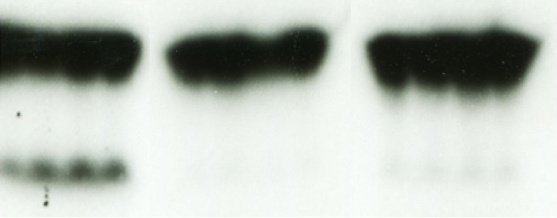
#> input picture modules/panel-cbir/resources/images/blots/02598.jpg, 557 x 218 px
$ python -i feature_extraction.py   (imports and definitions only)
#> lines starting #> are read from the running program, lines starting #| are printed output that depends on the picture
"""
Feature extraction module for keypoint-based copy-move detection.

Supports multiple descriptor types from provenance-analysis:
- VLFeat SIFT with histogram equalization (best for scientific images)
- OpenCV SIFT
- OpenCV RootSIFT
"""

import cv2
import numpy as np
from PIL import Image
from enum import Enum
from typing import Tuple, Optional
import logging

logger = logging.getLogger(__name__)


class DescriptorType(str, Enum):
    """Supported keypoint descriptor types."""
    VLFEAT_SIFT_HEQ = "vlfeat_sift_heq"  # VLFeat SIFT with histogram equalization
    CV_SIFT = "cv_sift"                   # OpenCV SIFT
    CV_RSIFT = "cv_rsift"                 # OpenCV RootSIFT (default)


# Initialize CLAHE for contrast enhancement
CLAHE_APPLIER = cv2.createCLAHE(clipLimit=2.0, tileGridSize=(8, 8))


def _increase_image_if_necessary(image: np.ndarray, min_size: int = 300) -> Tuple[np.ndarray, Tuple[int, int], int]:
    """
    Upscales the image if it's too small for reliable feature detection.

    Returns:
        Tuple of (image, (height, width), resize_count)
    """
    resize_count = 0
    h, w = image.shape[:2]

    while h < min_size or w < min_size:
        image = cv2.resize(image, (0, 0), fx=2.0, fy=2.0, interpolation=cv2.INTER_LINEAR)
        h, w = image.shape[:2]
        resize_count += 1

    return image, (h, w), resize_count


# [72 lines left out: functions histogram_equalization, extract_vlfeat_sift_heq, not called in this run]


def extract_cv_sift(
    image: np.ndarray,
    n_features: int = 0,
    contrast_threshold: float = 0.04,
    edge_threshold: float = 10.0
) -> Tuple[np.ndarray, np.ndarray]:
    """
    Extract SIFT keypoints and descriptors using OpenCV.

    Args:
        image: Input image (grayscale or RGB)
        n_features: Maximum number of features (0 = unlimited)
        contrast_threshold: Contrast threshold for SIFT
        edge_threshold: Edge threshold for SIFT

    Returns:
        Tuple of (keypoints, descriptors)
    """
    # Convert to grayscale if needed
    if len(image.shape) == 3:
        gray = cv2.cvtColor(image, cv2.COLOR_RGB2GRAY)
    else:
        gray = image.copy()

    # Create SIFT detector
    sift = cv2.SIFT_create(
        nfeatures=n_features,
        contrastThreshold=contrast_threshold,
        edgeThreshold=edge_threshold
    )

    # Detect and compute
    kps, descriptors = sift.detectAndCompute(gray, None)

    if kps is None or len(kps) == 0:
        return np.array([]).reshape(0, 2), np.array([]).reshape(0, 128)

    # Convert keypoints to numpy array
    keypoints = np.array([[kp.pt[0], kp.pt[1]] for kp in kps], dtype=np.float32)

    return keypoints, descriptors.astype(np.float32)


def extract_cv_rsift(
    image: np.ndarray,
    n_features: int = 0,
    contrast_threshold: float = 0.04,
    edge_threshold: float = 10.0,
    eps: float = 1e-7
) -> Tuple[np.ndarray, np.ndarray]:
    """
    Extract RootSIFT keypoints and descriptors using OpenCV.

    RootSIFT applies Hellinger normalization to SIFT descriptors,
    which can improve matching performance.

    Args:
        image: Input image (grayscale or RGB)
        n_features: Maximum number of features (0 = unlimited)
        contrast_threshold: Contrast threshold for SIFT
        edge_threshold: Edge threshold for SIFT
        eps: Epsilon for numerical stability

    Returns:
        Tuple of (keypoints, descriptors)
    """
    keypoints, descriptors = extract_cv_sift(
        image, n_features, contrast_threshold, edge_threshold
    )

    if len(descriptors) == 0:
        return keypoints, descriptors

    # Apply RootSIFT transformation (Hellinger kernel)
    # 1. L1 normalize
    descriptors = descriptors / (np.linalg.norm(descriptors, ord=1, axis=1, keepdims=True) + eps)
    # 2. Square root
    descriptors = np.sqrt(descriptors)

    return keypoints, descriptors.astype(np.float32)


def extract_features(
    image_path: str,
    descriptor_type: DescriptorType = DescriptorType.CV_RSIFT,
    extract_flip: bool = True,
    kp_count: int = 2000
) -> Tuple[np.ndarray, np.ndarray, Optional[np.ndarray], Optional[np.ndarray]]:
    """
    Extract keypoint descriptors from an image.

    Args:
        image_path: Path to the input image
        descriptor_type: Type of descriptor to extract
        extract_flip: Also extract from horizontally flipped image
        kp_count: Maximum number of keypoints to retain (for cv_sift/cv_rsift)

    Returns:
        Tuple of (keypoints, descriptors, flip_keypoints, flip_descriptors)
        - keypoints: Nx2 array of (x, y) coordinates
        - descriptors: Nx128 array of descriptors
        - flip_keypoints: Nx2 array for flipped image (or None)
        - flip_descriptors: Nx128 array for flipped image (or None)
    """
#> called with descriptor_type = 'cv_rsift', extract_flip = True, kp_count = 2000
    # Load image
    try:
        pil_image = Image.open(image_path)
#> pil_image is the input picture: PIL image 557x218 RGB; mean R, G, B 186, 192.1, 184.6
        image = np.array(pil_image).astype(np.uint8)
    except Exception as e:
        logger.error(f"Error loading image {image_path}: {e}")
        return np.array([]).reshape(0, 2), np.array([]).reshape(0, 128), None, None

    # Handle resizing for small images
    original_shape = image.shape[:2]
#> original_shape = (218, 557)
    image, _, resize_count = _increase_image_if_necessary(image)
#> after the loop in _increase_image_if_necessary, `while h < min_size or w < min_size:`: resize_count = 1
#> resize_count = 1

    # Store width for flip coordinate adjustment
    width = image.shape[1]
#> width = 1114

    # Select extraction function based on descriptor type
    if descriptor_type == DescriptorType.VLFEAT_SIFT_HEQ:
        extract_fn = extract_vlfeat_sift_heq
        keypoints, descriptors = extract_fn(image)
    elif descriptor_type == DescriptorType.CV_SIFT:
        extract_fn = extract_cv_sift
        keypoints, descriptors = extract_fn(image, n_features=kp_count)
    elif descriptor_type == DescriptorType.CV_RSIFT:
        extract_fn = extract_cv_rsift
        keypoints, descriptors = extract_fn(image, n_features=kp_count)
#> in extract_cv_sift, `kps, descriptors = sift.detectAndCompute(gray, None)`: kps = 31 keypoints; strongest (x, y, size): (203, 113, 87.7), (430, 121, 94.8), (968, 125, 105.7), (811, 122, 93.4)
#> in extract_cv_sift, `keypoints = np.array([[kp.pt[0], kp.pt[1]] for kp in kps], dtype=np.fl..`: keypoints = 31 pairs, first value 36.97 to 1006.3, second value 112.5 to 407.2
    else:
        raise ValueError(f"Unsupported descriptor type: {descriptor_type}")

    # Adjust keypoint coordinates back to original scale if resized
    if resize_count > 0:
        scale_factor = 2.0 ** resize_count
#> scale_factor = 2
        if len(keypoints) > 0:
            keypoints = keypoints / scale_factor
#> keypoints = 31 pairs, first value 18.49 to 503.2, second value 56.27 to 203.6

    logger.info(f"Extracted {len(keypoints)} keypoints from {image_path} using {descriptor_type.value}")

    # Extract from flipped image if requested
    flip_keypoints = None
    flip_descriptors = None

    if extract_flip:
        flipped_image = np.fliplr(image)
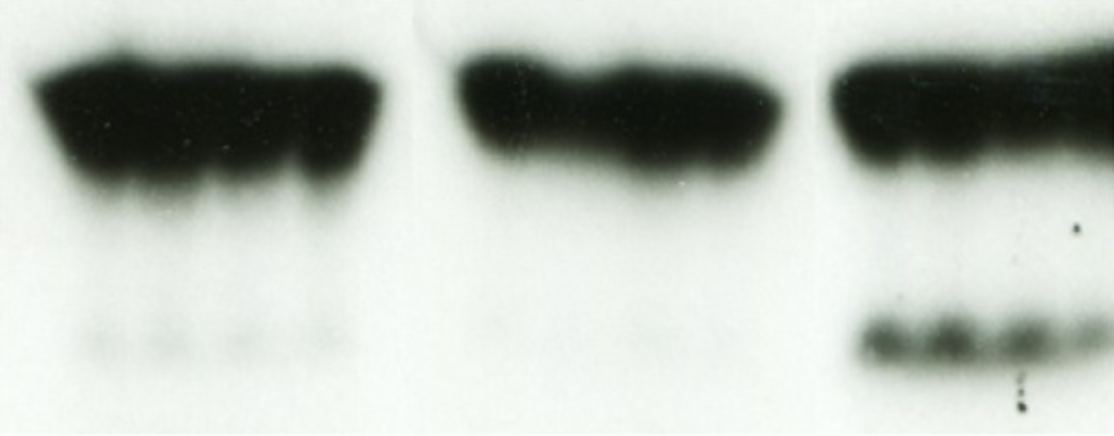
#> flipped_image: shape (436, 1114, 3); mean of channels 0, 1, 2 186, 192.1, 184.6; drawn as R, G, B

        if descriptor_type == DescriptorType.VLFEAT_SIFT_HEQ:
            flip_keypoints, flip_descriptors = extract_vlfeat_sift_heq(flipped_image)
        elif descriptor_type == DescriptorType.CV_SIFT:
            flip_keypoints, flip_descriptors = extract_cv_sift(flipped_image, n_features=kp_count)
        elif descriptor_type == DescriptorType.CV_RSIFT:
            flip_keypoints, flip_descriptors = extract_cv_rsift(flipped_image, n_features=kp_count)
#> in extract_cv_sift (call 2), `kps, descriptors = sift.detectAndCompute(gray, None)`: kps = 33 keypoints; strongest (x, y, size): (136, 124, 105.1), (684, 121, 94.3), (910, 113, 87.4), (308, 121, 90.7)
#> flip_keypoints = 33 pairs, first value 107.2 to 1076.6, second value 112.5 to 407.2

        # Adjust x-coordinates for flip (x' = width - 1 - x) and scale
        if len(flip_keypoints) > 0:
            if resize_count > 0:
                flip_keypoints = flip_keypoints / scale_factor
#> flip_keypoints = 33 pairs, first value 53.6 to 538.3, second value 56.26 to 203.6
                adjusted_width = width / scale_factor
#> adjusted_width = 557
            else:
                adjusted_width = width
            flip_keypoints[:, 0] = adjusted_width - 1 - flip_keypoints[:, 0]

        logger.info(f"Extracted {len(flip_keypoints)} keypoints from flipped image")

    return keypoints, descriptors, flip_keypoints, flip_descriptors


# Backward compatibility: keep old function signature working
# [19 lines left out: function extract_features_legacy, not called in this run]

>>> result = extract_features('../../../panel-cbir/resources/images/blots/02598.jpg')
#> result = 4 point arrays, longest 33 points

$ run again, on modules/panel-cbir/resources/images/blots/02674.jpg
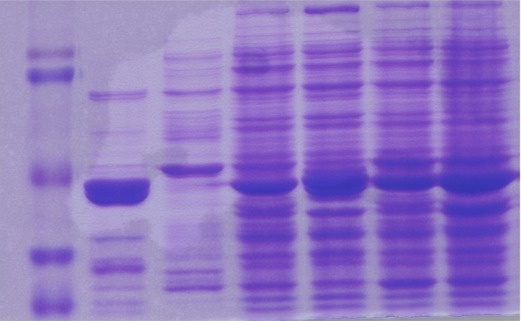
#> input picture modules/panel-cbir/resources/images/blots/02674.jpg, 521 x 321 px
#> in extract_features, pil_image is the input picture: PIL image 521x321 RGB; mean R, G, B 143.2, 118.4, 195.8
#> after the loop in _increase_image_if_necessary, `while h < min_size or w < min_size:`: resize_count = 0
#> in extract_cv_sift, `gray = cv2.cvtColor(image, cv2.COLOR_RGB2GRAY)`:
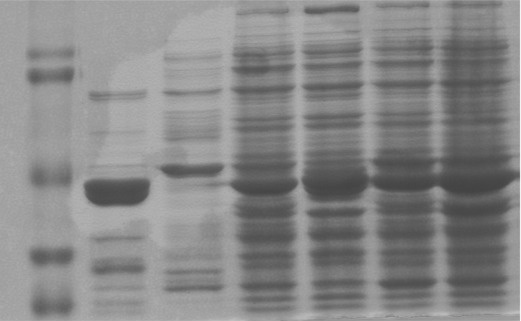
#> gray: shape (321, 521); min 67, max 248, mean 134.6
#> kps = 182 keypoints; strongest (x, y, size): (104, 193, 21.6), (130, 192, 21.7), (173, 171, 12.1), (437, 193, 10.1)
#> in extract_cv_sift, `keypoints = np.array([[kp.pt[0], kp.pt[1]] for kp in kps], dtype=np.fl..`: keypoints = 182 pairs, first value 33.56 to 502.5, second value 5.35 to 305.9
#> in extract_cv_sift (call 2), `gray = cv2.cvtColor(image, cv2.COLOR_RGB2GRAY)`:
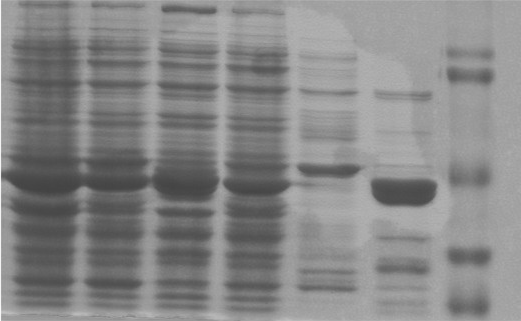
#> gray: shape (321, 521); min 67, max 248, mean 134.6
#> kps = 196 keypoints; strongest (x, y, size): (417, 193, 21.5), (390, 192, 21.6), (347, 171, 12), (83, 193, 10.1)
#> in extract_cv_sift (call 2), `keypoints = np.array([[kp.pt[0], kp.pt[1]] for kp in kps], dtype=np.fl..`: keypoints = 196 pairs, first value 10.91 to 487, second value 9.04 to 305.8
#> flip_keypoints has the same summary as keypoints in extract_cv_sift
#> result = 4 point arrays, longest 196 points

$ run again, on modules/panel-cbir/resources/images/blots/02600.tiff
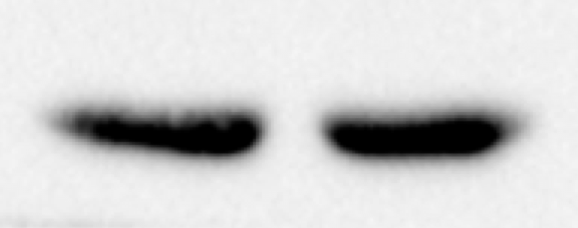
#> input picture modules/panel-cbir/resources/images/blots/02600.tiff, 578 x 228 px
#> in extract_features, pil_image is the input picture: PIL image 578x228 RGB; min 0, max 245, mean 208.7
#> after the loop in _increase_image_if_necessary, `while h < min_size or w < min_size:`: resize_count = 1
#> kps = 10 keypoints; (x, y, size): (451, 271, 84.9), (451, 271, 84.9), (932, 270, 86.9), (932, 270, 86.9), (724, 275, 78.5), (724, 275, 78.5), (223, 258, 70.2), (223, 258, 70.2), (585, 296, 80.4), (585, 296, 80.4)
#> in extract_cv_sift, `keypoints = np.array([[kp.pt[0], kp.pt[1]] for kp in kps], dtype=np.fl..`: keypoints = [[223.1, 258.1], [223.1, 258.1], [451.1, 271.2], [451.1, 271.2], [585.4, 296.1], [585.4, 296.1], [723.7, 275], [723.7, 275], [932.2, 270.3], [932.2, 270.3]]
#> scale_factor = 2
#> in extract_features, `keypoints = keypoints / scale_factor`: keypoints = [[111.5, 129.1], [111.5, 129.1], [225.5, 135.6], [225.5, 135.6], [292.7, 148], [292.7, 148], [361.8, 137.5], [361.8, 137.5], [466.1, 135.2], [466.1, 135.2]]
#> in extract_features, `flipped_image = np.fliplr(image)`:
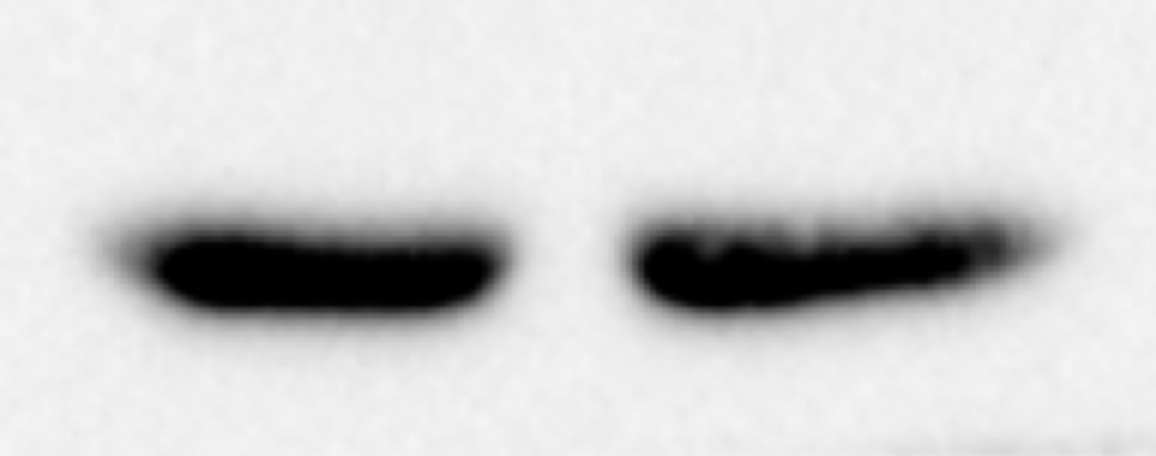
#> flipped_image: shape (456, 1156, 3); min 0, max 245, mean 208.6
#> kps = 8 keypoints; (x, y, size): (705, 271, 84.9), (705, 271, 84.9), (224, 270, 87), (224, 270, 87), (431, 275, 78.8), (431, 275, 78.8), (932, 258, 70.2), (932, 258, 70.2)
#> in extract_features, `flip_keypoints, flip_descriptors = extract_cv_rsift(flipped_image, n_f..`: flip_keypoints = [[223.8, 270.4], [223.8, 270.4], [431.4, 275.1], [431.4, 275.1], [705, 271.2], [705, 271.2], [932.4, 258.1], [932.4, 258.1]]
#> in extract_features, `flip_keypoints = flip_keypoints / scale_factor`: flip_keypoints = [[111.9, 135.2], [111.9, 135.2], [215.7, 137.5], [215.7, 137.5], [352.5, 135.6], [352.5, 135.6], [466.2, 129], [466.2, 129]]
#> adjusted_width = 578
#> result = 4 point arrays, longest 10 points
